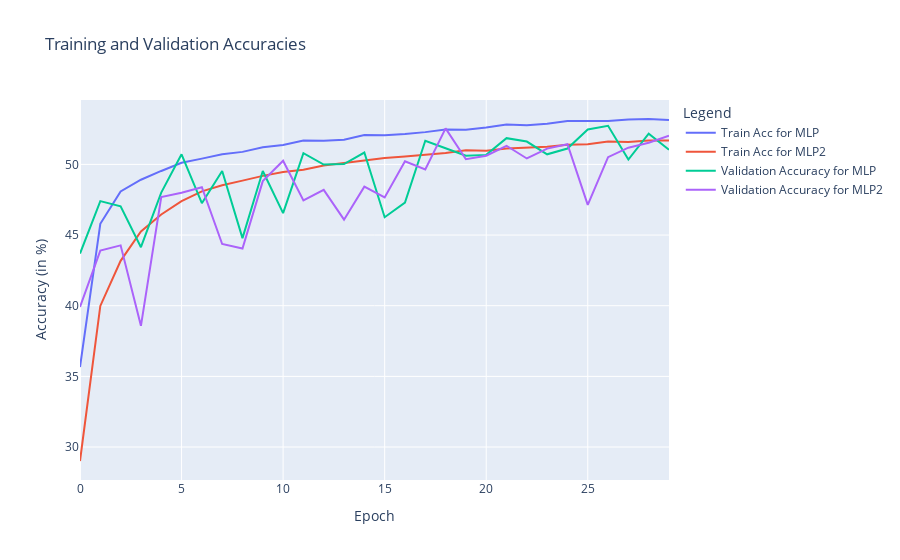

Notebook cell for this chart:
### Markdown cell above
##### Comparision

### Code cell
import plotly.graph_objects as go

fig = go.Figure()
x = list(range(len(bestTrainAccs)))  
fig.add_trace(go.Scatter(x=x,y=bestTrainAccs, mode='lines', name='Train Acc for MLP'))
fig.add_trace(go.Scatter(x=x,y=bestTrainAccs2, mode='lines', name='Train Acc for MLP2'))
fig.add_trace(go.Scatter(x=x,y=bestValAccs, mode='lines', name='Validation Accuracy for MLP'))
fig.add_trace(go.Scatter(x=x,y=bestValAccs2, mode='lines', name='Validation Accuracy for MLP2'))
fig.update_layout(
    title=f'Training and Validation Accuracies',
    xaxis_title='Epoch',
    yaxis_title='Accuracy (in %)',
    legend_title='Legend'
)
fig.show()

### Figure 1 — Plotly figure (JSON) as saved in the notebook; plotly's stock layout.template omitted (floating-point values rounded to 4 significant figures)
{"data": [{"mode": "lines", "name": "Train Acc for MLP", "type": "scatter", "x": [0, 1, 2, 3, 4, 5, 6, 7, 8, 9, 10, 11, 12, 13, 14, 15, 16, 17, 18, 19, 20, 21, 22, 23, 24, 25, 26, 27, 28, 29], "y": [35.66, 45.8, 48.08, 48.92, 49.54, 50.11, 50.41, 50.72, 50.88, 51.21, 51.37, 51.68, 51.67, 51.75, 52.08, 52.07, 52.15, 52.28, 52.47, 52.45, 52.6, 52.82, 52.77, 52.87, 53.07, 53.08, 53.08, 53.18, 53.21, 53.14]}, {"mode": "lines", "name": "Train Acc for MLP2", "type": "scatter", "x": [0, 1, 2, 3, 4, 5, 6, 7, 8, 9, 10, 11, 12, 13, 14, 15, 16, 17, 18, 19, 20, 21, 22, 23, 24, 25, 26, 27, 28, 29], "y": [29.01, 39.99, 43.18, 45.26, 46.46, 47.4, 48.09, 48.52, 48.85, 49.19, 49.46, 49.62, 49.92, 50.11, 50.26, 50.46, 50.55, 50.67, 50.8, 51.0, 50.96, 51.13, 51.2, 51.25, 51.4, 51.42, 51.61, 51.58, 51.7, 51.69]}, {"mode": "lines", "name": "Validation Accuracy for MLP", "type": "scatter", "x": [0, 1, 2, 3, 4, 5, 6, 7, 8, 9, 10, 11, 12, 13, 14, 15, 16, 17, 18, 19, 20, 21, 22, 23, 24, 25, 26, 27, 28, 29], "y": [43.69, 47.4, 47.04, 44.14, 48.0, 50.71, 47.26, 49.53, 44.78, 49.54, 46.55, 50.79, 49.99, 50.03, 50.84, 46.26, 47.3, 51.67, 51.14, 50.62, 50.67, 51.85, 51.62, 50.71, 51.12, 52.47, 52.73, 50.34, 52.17, 51.04]}, {"mode": "lines", "name": "Validation Accuracy for MLP2", "type": "scatter", "x": [0, 1, 2, 3, 4, 5, 6, 7, 8, 9, 10, 11, 12, 13, 14, 15, 16, 17, 18, 19, 20, 21, 22, 23, 24, 25, 26, 27, 28, 29], "y": [39.91, 43.9, 44.27, 38.58, 47.69, 47.99, 48.38, 44.37, 44.05, 48.82, 50.26, 47.45, 48.2, 46.09, 48.43, 47.66, 50.22, 49.64, 52.55, 50.37, 50.62, 51.32, 50.42, 51.12, 51.43, 47.14, 50.51, 51.18, 51.53, 52.02]}], "layout": {"legend": {"title": {"text": "Legend"}}, "title": {"text": "Training and Validation Accuracies"}, "xaxis": {"title": {"text": "Epoch"}}, "yaxis": {"title": {"text": "Accuracy (in %)"}}}}
